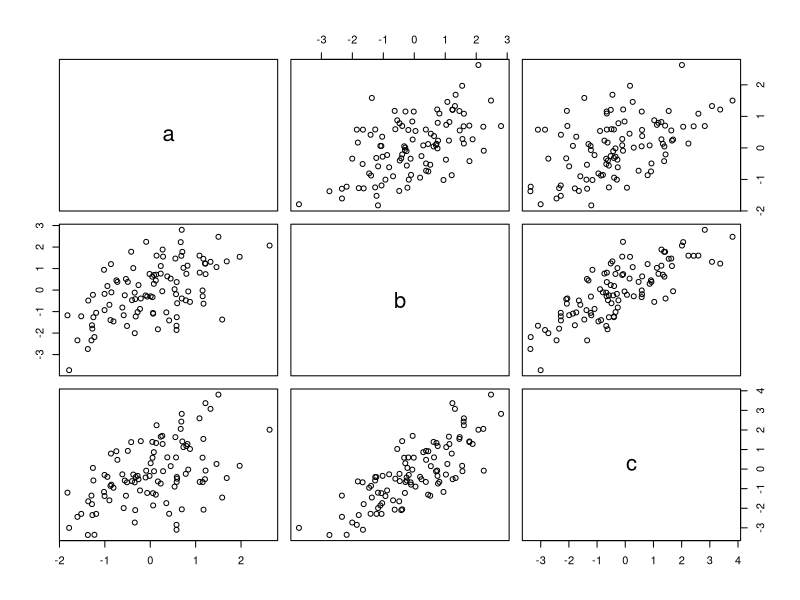
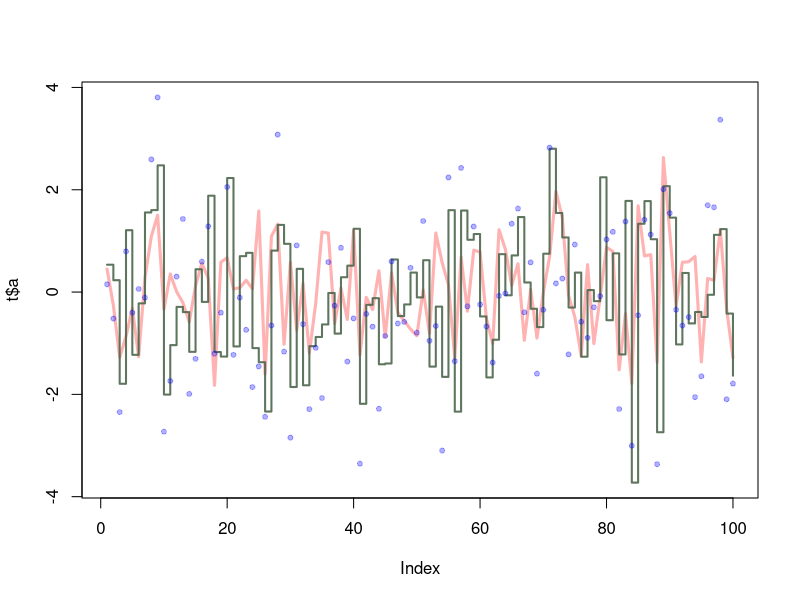

Generate these figures, in order, with R:
x1=rnorm(100)
x2=rnorm(100)
x3=rnorm(100)
t = data.frame(a=c(x1), b=c(x1+x2), c=c(x1+x2+x3))
plot(t)
sd(t$a)
sd(t$b)
sd(t$c)

plot(t$a, type="l", ylim=range(t),lwd=3, col=rgb(1,0,0,0.3))
lines(t$b, type="s", lwd=2, col=rgb(0.3,0.4,0.3,0.9))
points(t$c, pch=20, cex=1, col=rgb(0,0,1,0.3))